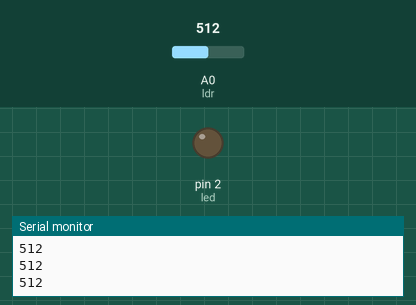
Bench run of a sketch on a simulated Arduino Uno, built with avr-gcc and run on an emulated ATmega328P. Shown: output pins drawn as LEDs (lit = HIGH), the last lines printed to the serial monitor. The inputs (shaded band) are chosen by the test bench; at power-on: A0 (ldr) = 512.

Above: at 1.3 s.
1.4 s: A0 (ldr) set to 105
2.9 s: A0 (ldr) set to 89
At 4.0 s:
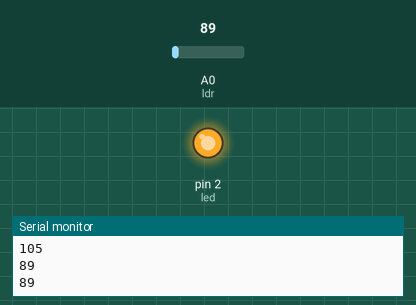
4.5 s: A0 (ldr) set to 110
At 5.2 s:
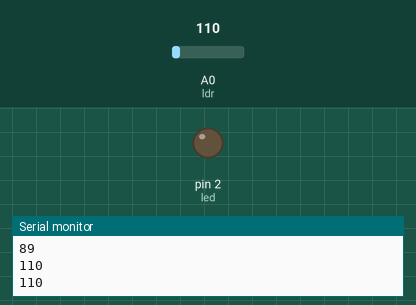
6.0 s: A0 (ldr) set to 90
At 6.3 s:
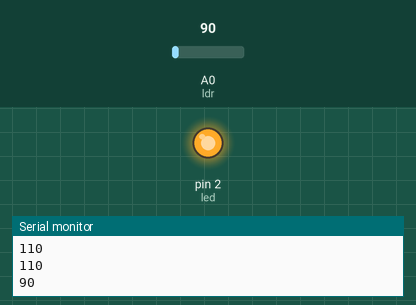
Timing chart, 0 to 8.5 s (numbered marks = the images above; inputs shaded):
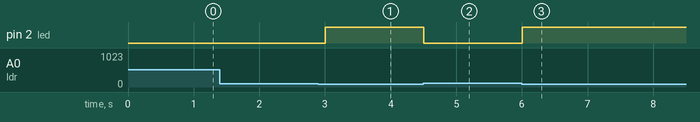

Measured:
- the behaviour switches between 100 and 99 on A0 (ldr) (found by bisection; images 0 and 1)
- after the input at 2.9 s, pin 2 (led): LOW → HIGH after 0.10 s
- after the input at 4.5 s, pin 2 (led): HIGH → LOW at once
- after the input at 6.0 s, pin 2 (led): LOW → HIGH at once

The sketch:

poste.ino
```cpp
#define ldr A0
#define led 2

int vldr = 0;

void setup() {
  // put your setup code here, to run once:
  pinMode(ldr, INPUT);
  pinMode(led, OUTPUT);
  Serial.begin(9600);

}

void loop() {
  vldr = analogRead(ldr);
  if(vldr > 100){
    digitalWrite(led, LOW);
  } else if (vldr < 100){
    digitalWrite(led, HIGH);
  }
  Serial.println(vldr);
  delay(500);
}
```
